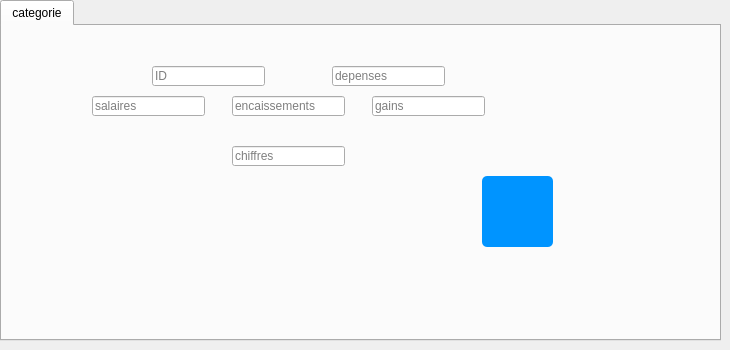
          <widget class="QWidget" name="tab_59">
           <attribute name="icon">
            <iconset>
             <normaloff>:/E-Health_care_2A12-main/Desktop/2A12/project c++/qt/E-Clinic/Pencil.png</normaloff>:/E-Health_care_2A12-main/Desktop/2A12/project c++/qt/E-Clinic/Pencil.png</iconset>
           </attribute>
           <attribute name="title">
            <string>modifier</string>
           </attribute>
           <widget class="QTabWidget" name="tabWidget_23">
            <property name="geometry">
             <rect>
              <x>0</x>
              <y>0</y>
              <width>721</width>
              <height>341</height>
             </rect>
            </property>
            <property name="currentIndex">
             <number>0</number>
            </property>
            <widget class="QWidget" name="tab_60">
             <attribute name="title">
              <string>categorie</string>
             </attribute>
             <widget class="QLineEdit" name="ID_12">
              <property name="geometry">
               <rect>
                <x>150</x>
                <y>40</y>
                <width>113</width>
                <height>20</height>
               </rect>
              </property>
              <property name="readOnly">
               <bool>false</bool>
              </property>
              <property name="placeholderText">
               <string>ID</string>
              </property>
             </widget>
             <widget class="QLineEdit" name="encaissements_6">
              <property name="geometry">
               <rect>
                <x>230</x>
                <y>70</y>
                <width>113</width>
                <height>20</height>
               </rect>
              </property>
              <property name="readOnly">
               <bool>false</bool>
              </property>
              <property name="placeholderText">
               <string>encaissements</string>
              </property>
             </widget>
             <widget class="QLineEdit" name="gains_6">
              <property name="geometry">
               <rect>
                <x>370</x>
                <y>70</y>
                <width>113</width>
                <height>20</height>
               </rect>
              </property>
              <property name="readOnly">
               <bool>false</bool>
              </property>
              <property name="placeholderText">
               <string>gains</string>
              </property>
             </widget>
             <widget class="QLineEdit" name="salaires_6">
              <property name="geometry">
               <rect>
                <x>90</x>
                <y>70</y>
                <width>113</width>
                <height>20</height>
               </rect>
              </property>
              <property name="readOnly">
               <bool>false</bool>
              </property>
              <property name="placeholderText">
               <string>salaires</string>
              </property>
             </widget>
             <widget class="QLineEdit" name="depenses_6">
              <property name="geometry">
               <rect>
                <x>330</x>
                <y>40</y>
                <width>113</width>
                <height>20</height>
               </rect>
              </property>
              <property name="readOnly">
               <bool>false</bool>
              </property>
              <property name="placeholderText">
               <string>depenses</string>
              </property>
             </widget>
             <widget class="QLineEdit" name="chiffres_6">
              <property name="geometry">
               <rect>
                <x>230</x>
                <y>120</y>
                <width>113</width>
                <height>20</height>
               </rect>
              </property>
              <property name="readOnly">
               <bool>false</bool>
              </property>
              <property name="placeholderText">
               <string>chiffres</string>
              </property>
             </widget>
             <widget class="QPushButton" name="pb_modifier6">
              <property name="geometry">
               <rect>
                <x>480</x>
                <y>150</y>
                <width>71</width>
                <height>71</height>
               </rect>
              </property>
              <property name="styleSheet">
               <string notr="true">QPushButton {
	image: url(:/Notepad.png);
padding: 5px;
border-radius: 5px;
background-color:#0094ff;
font-weight: bold;
}
QPushButton:hover
{
color :white;
}</string>
              </property>
              <property name="text">
               <string/>
              </property>
              <property name="icon">
               <iconset>
                <normaloff>:/E-Health_care_2A12-main/Desktop/2A12/project c++/qt/E-Clinic/Pencil.png</normaloff>:/E-Health_care_2A12-main/Desktop/2A12/project c++/qt/E-Clinic/Pencil.png</iconset>
              </property>
              <property name="iconSize">
               <size>
                <width>35</width>
                <height>35</height>
               </size>
              </property>
             </widget>
            </widget>
           </widget>
          </widget>
